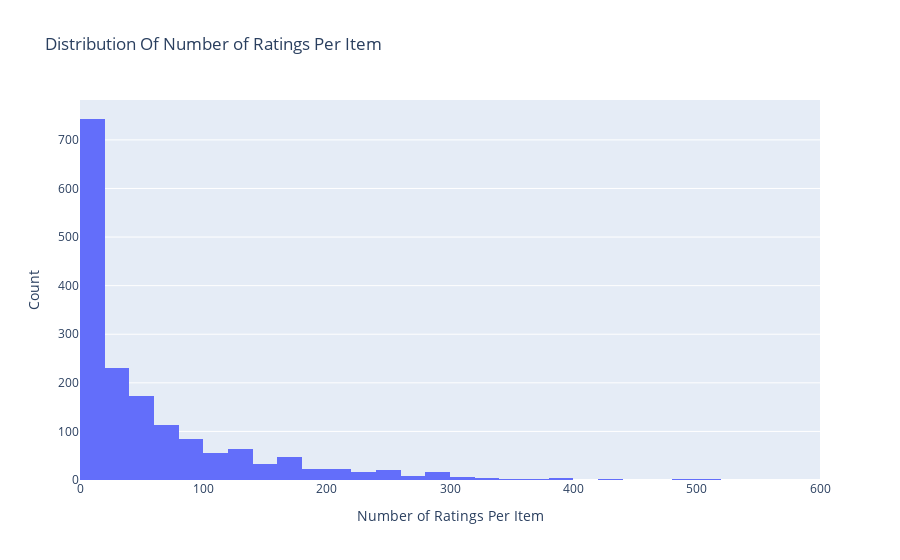

Notebook code for this chart:
### Code cell
# display(df.groupby('itemID')['rating'].count().reset_index().sort_values('rating', ascending=False).head(10))
data = df.groupby('itemID')['rating'].count().clip().sort_values(ascending=False)
display(data)

# Create trace
trace = go.Histogram(x = data.values,
                     name = 'Ratings',
                     xbins = dict(start = 0,
                                  end = 600, #Max is 583
                                  size = 20))
# Create layout
layout = go.Layout(title = 'Distribution Of Number of Ratings Per Item',
                   xaxis = dict(title = 'Number of Ratings Per Item'),
                   yaxis = dict(title = 'Count'),
                   bargap = 0)

# Create plot
fig = go.Figure(data=[trace], layout=layout)
iplot(fig)

### Figure 1 — Plotly figure (JSON) as saved in the notebook; plotly's stock layout.template omitted (floating-point values rounded to 4 significant figures; data arrays with more than 128 entries replaced by an {"elided": "..."} marker saying what was removed)
{"data": [{"name": "Ratings", "type": "histogram", "x": {"elided": "1682 int values"}, "xbins": {"end": 600, "size": 20, "start": 0}}], "layout": {"bargap": 0, "title": {"text": "Distribution Of Number of Ratings Per Item"}, "xaxis": {"title": {"text": "Number of Ratings Per Item"}}, "yaxis": {"title": {"text": "Count"}}}}
